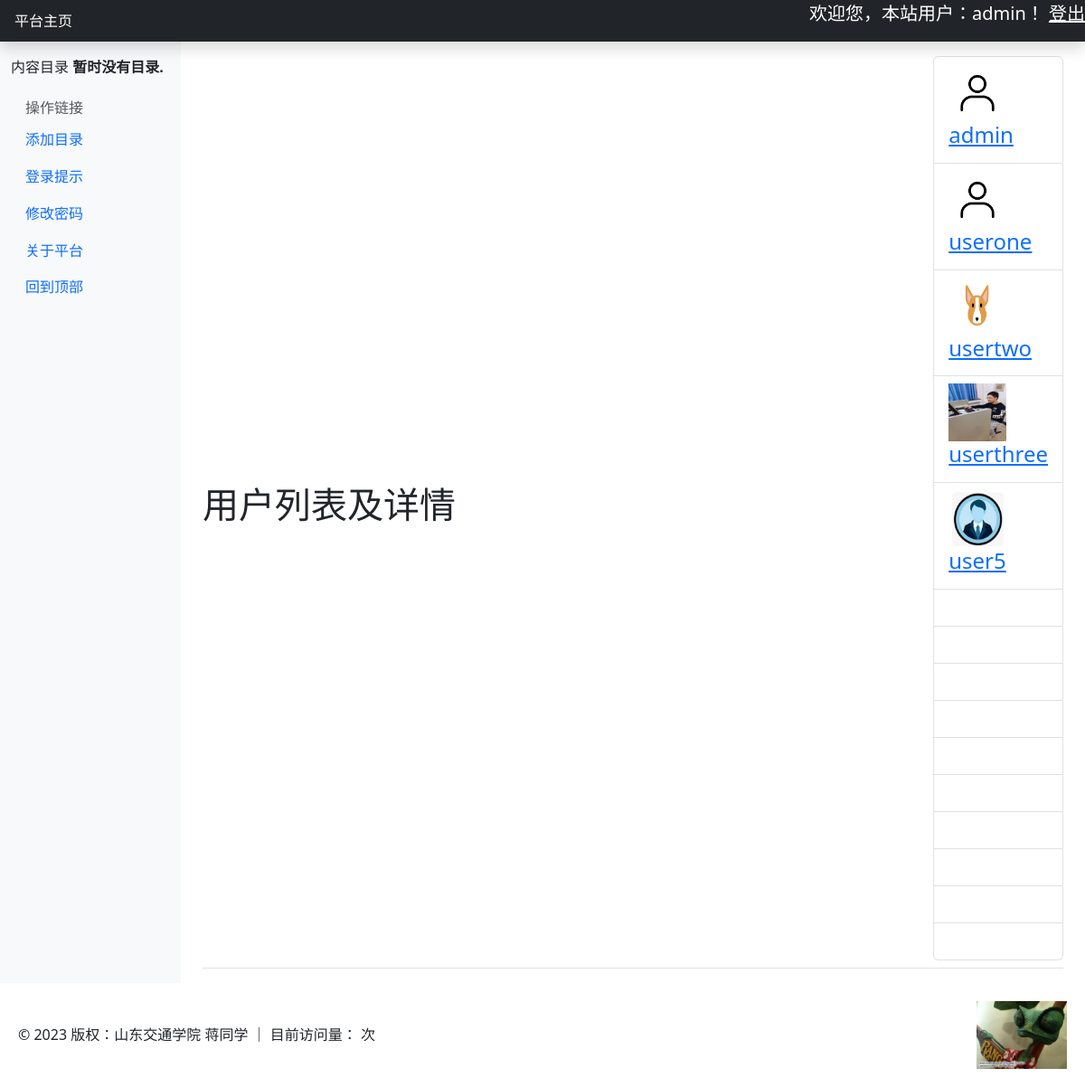
The page /rango/profiles/ (signed in) on the database its author committed.
### rango/models.py (models this page shows, shortened)
class UserProfile(models.Model):
	user = models.OneToOneField(User, on_delete=models.CASCADE)
	website = models.URLField(blank=True)
	picture = models.ImageField(upload_to='profile_images', blank=True)

### rango/views.py (the view)
@login_required
def list_profiles(request):
	userprofile_list = UserProfile.objects.all()
	return render(request, 'rango/list_profiles.html', {'userprofile_list': userprofile_list})

### templates/rango/list_profiles.html (shortened to what this page needs)
{% extends 'rango/base_bootstrap.html' %}
{% load static %}
{% block body_block %}
<h1>用户列表及详情</h1>
<div class="panel">
	{% if userprofile_list %}
	<div class="panel-heading">
		<div class="panel-body">
			<div class="list-group">
				{% for listuser in userprofile_list %}
				<div class="list-group-item">
					{% if listuser.picture %}
					<img width="64" height="64" src="{{ MEDIA_URL}}{{listuser.picture}}"/>
					{% else %}
					<img width="64" height="64" src="http://lorempixel.com/64/64/people/"/>
					{% endif %}
					<h4 class="list-group-item-heading">
						<a href="{% url 'profile' listuser.user.username %}">{{ listuser.user.username }}</a>
					</h4>
				</div>
				{% endfor %}
			</div>
		</div>
	</div>
	{% else %}
		<p>There are no users for the site.</p>
	{% endif %}
</div>
{% endblock %}

### templates/rango/base_bootstrap.html (shortened to what this page needs)
{% load static %}
{% load rango_template_tags %}
<!doctype html>
<html lang="en">
<head>
	<link rel="stylesheet" href="https://cdn.jsdelivr.net/npm/bootstrap@5.3.2/dist/css/bootstrap.min.css">
	<link href="https://getbootstrap.com/docs/5.3/dashboard.css" rel="stylesheet">
</head>
<body>
<header class="navbar navbar-dark sticky-top bg-dark flex-md-nowrap p-0 shadow">
	<a class="navbar-brand col-md-3 col-lg-2 me-0 px-3 fs-6" href="{% url 'index' %}">平台主页</a>
	<div class="navbar-nav">
		<div class="nav-item text-nowrap" style="color:white;align-content: center">
			<ul>
				{% if user.is_authenticated %}
					<p class="lead" style="color:white">欢迎您，本站用户：{{ user.username }}！
						<a style="color:white" href="{% url 'auth_logout' %}?next={% url 'index' %}">登出</a></p>
				{% else %}
					<p class="lead" style="color:white;align-content: center">欢迎您，访客！
						<a style="color:white" href="{% url 'registration_register' %}">注册</a>
						<a style="color:white" href="{% url 'auth_login' %}">登入</a></p>
				{% endif %}
			</ul>
		</div>
	</div>
</header>
<div class="container-fluid">
	<div class="row">
		<nav id="sidebarMenu" class="col-md-3 col-lg-2 d-md-block bg-light sidebar collapse">
			<div class="position-sticky pt-3 sidebar-sticky">
	 {% block sidebar_block %}
    <span>内容目录</span>
    {% if catpage %}
   <ul class="list-group"  >
        {% for category in catpage %}
       <li class="list-group-item d-flex justify-content-between align-items-center">
             <a href="{% url 'show_category' category.slug %}">{{ category.name }}</a>
             <span class="badge badge-primary badge-pill">{{ category.page_count }}</span>
        </li>
        {% endfor %}
    </ul>
    {% else %}
    <strong>暂时没有目录.</strong>
    {% endif %}
{% endblock %}
				<h6 class="sidebar-heading d-flex justify-content-between align-items-center px-3 mt-4 mb-1 text-muted text-uppercase">
					<span>操作链接</span>
				</h6>
				<ul class="nav flex-column mb-2">
					{% if user.is_authenticated %}
						<li class="nav-item">
							<a class="nav-link" href="{% url 'add_category' %}">
								添加目录
							</a>
						</li>
						<li class="nav-item">
							<a class="nav-link" href="{% url 'restricted' %}">
								登录提示</a>
						</li>
						<li class="nav-item">
							<a class="nav-link" href="{% url 'auth_password_change' %}">
								修改密码</a>
						</li>
						<li class="nav-item">
							<a class="nav-link" href="{% url 'about' %}">
								关于平台</a>
						</li>
						<li class="nav-item"><a class="nav-link" href="#">回到顶部</a></li>
					{% endif %}
				</ul>
			</div>
		</nav>
		<main class="col-md-9 ms-sm-auto col-lg-10 px-md-4">
			<div class="d-flex justify-content-between flex-wrap flex-md-nowrap align-items-center pt-3 pb-2 mb-3 border-bottom">
				{% block body_block %}
				{% endblock %}
			</div>
		</main>
	</div>
</div>
<footer style="display: flex; align-items: center; justify-content: space-between; padding: 20px;">
	<p style="margin: 0;">&copy; 2023 版权：山东交通学院 蒋同学 ｜ 目前访问量： {{ visits }}次</p>
	<img src="{% static 'images/rango.jpg' %}" alt="Picture" style="width: 100px; height: auto;">
</footer>
</body>
</html>

### rows shown on the page
UserProfile: picture (picture), user.username "admin"
UserProfile: picture (picture), user.username "userone"
UserProfile: picture (picture), user.username "usertwo"
UserProfile: picture (picture), user.username "userthree"
UserProfile: picture (picture), user.username "user5"

### other values the page prints
{{ user.username }} "admin"
